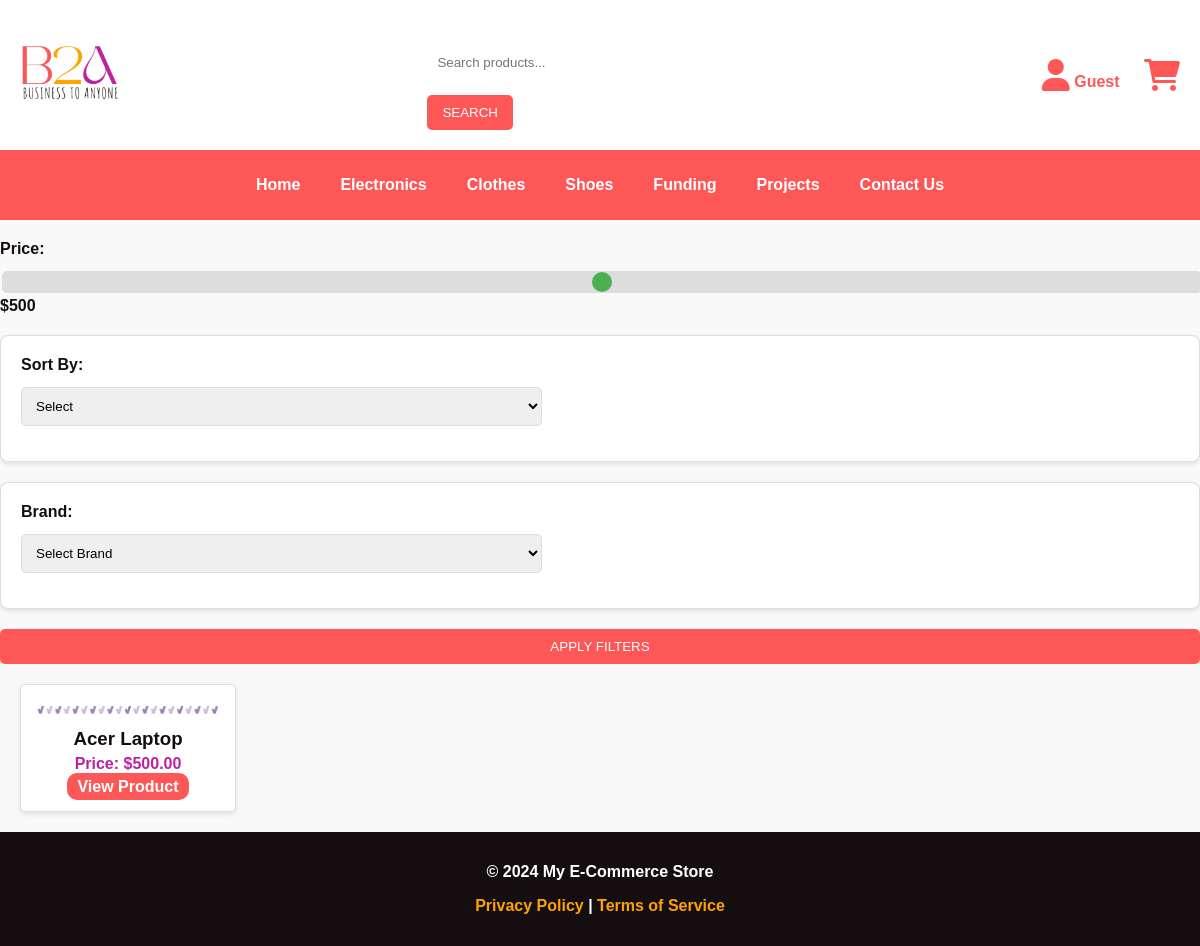
The page /category/1/ on the database as committed earlier.
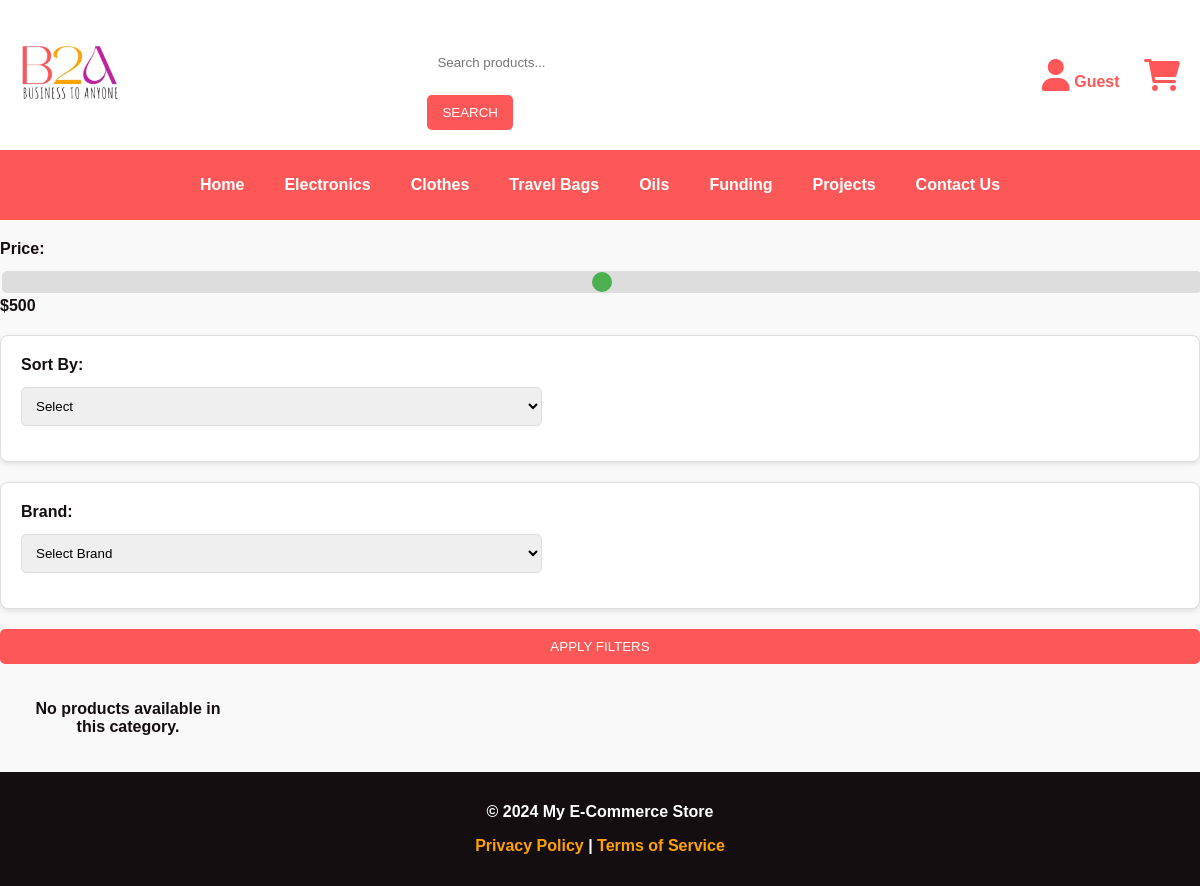
The same page on the database as committed later.
### products/models.py (models this page shows, shortened)
class Category(models.Model):
    name = models.CharField(max_length=100)
    name_ar = models.CharField(max_length=100)

class Product(models.Model):
    title = models.CharField(max_length=200, db_index=True)  # For search
    title_ar = models.CharField(max_length=200, db_index=True)  # For search
    description = models.TextField()
    description_ar = models.TextField()
    price = models.DecimalField(max_digits=10, decimal_places=2, db_index=True)  # For price range filtering
    stock_quantity = models.PositiveIntegerField()
    category = models.ForeignKey(Category, on_delete=models.CASCADE, related_name="products", db_index=True)
    offer = models.BooleanField(default=False, db_index=True)  # For quick filtering
    detail_image_1 = models.ImageField(upload_to='product_images/', blank=True, null=True)
    detail_image_2 = models.ImageField(upload_to='product_images/', blank=True, null=True)
    detail_image_3 = models.ImageField(upload_to='product_images/', blank=True, null=True)
    brand = models.CharField(max_length=100, blank=True, null=True)
    color = models.CharField(max_length=50, blank=True, null=True)
    size = models.CharField(max_length=50, choices=[('small', 'Small'), ('medium', 'Medium'), ('large', 'Large')], blank=True, null=True)
    purchase_count = models.PositiveIntegerField(default=0)  # Track purchases
    video = models.FileField(upload_to="product_videos/", blank=True, null=True)  # New video field

### products/views.py (the view)
# urls.py: path('category/<int:category_id>/', views.product_by_category, name='product_by_category'),
def product_by_category(request, category_id):
    category = get_object_or_404(Category, id=category_id)
    products = Product.objects.filter(category=category)
    if request.GET.get('price'):
        products = products.filter(price__lte=request.GET['price'])
    if request.GET.get('brand'):
        products = products.filter(brand=request.GET['brand'])
    if request.GET.get('size'):
        products = products.filter(size=request.GET['size'])
    if request.GET.get('color'):
        products = products.filter(color=request.GET['color'])
    sort_option = request.GET.get('sort')
    if sort_option == "price_asc":
        products = products.order_by('price')  # Price Low to High
    elif sort_option == "price_desc":
        products = products.order_by('-price')  # Price High to Low
    elif sort_option == "most_purchased":
        products = products.annotate(total_purchases=Count('orderitem')).order_by('-purchase_count')  # Most Purchased
    return render(request, 'products/categories.html', {'category': category, 'products': products})

### products/context_processors.py (called while the page is built)
def category_list(request):
    categories = Category.objects.all()
    return {'categories': categories}

### products/templates/products/categories.html (shortened to what this page needs)
{% load static %}
<!DOCTYPE html>
<html lang="en">
<head>
    <link rel="stylesheet" href="{% static 'css/categories.css' %}">
    <link rel="stylesheet" href="https://cdnjs.cloudflare.com/ajax/libs/font-awesome/6.0.0-beta3/css/all.min.css">
</head>
<body>
    <header>
        <div class="logo">
            <a href="{% url 'product_list' %}"><img src="{% static 'img/b2apng.png' %}" alt="logo"></a>
        </div>
        <div class="search-bar">
            <form method="get" action="{% url 'product_list' %}">
                <input type="text" name="q" value="{{ request.GET.q }}" placeholder="Search products...">
                <button type="submit">Search</button>
            </form>
        </div>
        <div class="user-icons">
            <a href="{% url 'profile_view' %}"><i class="fa-solid fa-user"></i>
                {% if user.is_authenticated %}
                    {{ user.username }}
                {% else %}
                    Guest
                {% endif %}
            </a>
            <a href="{% url 'cart_view' %}"><i class="fa-solid fa-cart-shopping"></i></a>
        </div>
    </header>
    <nav>
        <ul>
            <li><a href="{% url 'product_list' %}">Home</a></li>
            {% for category in categories %}
            <li><a href="{% url 'product_by_category' category_id=category.id %}"
                   class="{% if category.name == request.GET.category %}active{% endif %}">
                   {{ category.name }}
            </a></li>
            {% endfor %}
            <li><a href="{% url 'contact' %}">Funding</a></li>
            <li><a href="{% url 'contact' %}">Projects</a></li>
            <li><a href="{% url 'contact' %}">Contact Us</a></li>
        </ul>
    </nav>
<form method="get" action="{% url 'product_by_category' category_id=category.id %}">
    <div class="filter-group">
        <label for="price">Price:</label>
        <input type="range" id="price" name="price" min="0" max="1000" step="10" value="{{ request.GET.price|default:'500' }}" oninput="updatePriceValue(this)">
        <span id="price-value">${{ request.GET.price|default:'500' }}</span>
    </div>
    <div class="filter-container">
        <div class="filter-group">
            <label for="sort">Sort By:</label>
            <select id="sort" name="sort">
                <option value="">Select</option>
            </select>
        </div>
    </div>
    <div class="filter-container" id="electronics-filters" style="display: {% if request.GET.category == 'electronics' or category.name == 'Electronics' %}block{% else %}none{% endif %};">
        <div class="filter-group">
            <label for="brand">Brand:</label>
            <select id="brand" name="brand">
                <option value="">Select Brand</option>
            </select>
        </div>
    </div>
    <div class="filter-group">
        <button type="submit" class="apply-filters-btn">Apply Filters</button>
    </div>
</form>
    <main>
        <section class="products-grid">
            {% for product in products %}
                <div class="product-item">
                    <img src="{{ product.detail_image_1.url }}" alt="{{ product.title }}">
                    <h3>{{ product.title }}</h3>
                    <p>Price: ${{ product.price }}</p>
                    <a href="{% url 'product_detail' product.pk %}">View Product</a>
                </div>
            {% empty %}
                <p>No products available in this category.</p>
            {% endfor %}
        </section>
    </main>
    <footer>
        <p>&copy; 2024 My E-Commerce Store</p>
        <p><a href="">Privacy Policy</a> | <a href="terms.html">Terms of Service</a></p>
    </footer>
</body>
</html>

### static/css/categories.css (style rules this page uses)
body { font-family: Arial, sans-serif; margin: 0; padding: 0; background-color: #f9f9f9; color: #150e11; font-weight: bold !important; }
header { display: flex; justify-content: space-between; align-items: center; padding: 20px; background-color: white; color: #fe5757; }
header .logo img { margin: 5px 0; width: 100px; height: auto; }
header .search-bar { display: flex; align-items: center; gap: 10px; }
header .search-bar input { padding: 10px; border: none; border-radius: 5px; flex: 1; }
header .search-bar button { padding: 10px 15px; background-color: #fe5757; color: white; border: none; border-radius: 5px; cursor: pointer; }
header .user-icons a { margin-left: 20px; color: #fe5757; text-decoration: none; }
header .user-icons i { font-size: 32px; }
nav { background-color: #fe5757; padding: 10px 0; }
nav ul { list-style: none; padding: 0; display: flex; justify-content: center; }
nav ul li { margin: 0 20px; }
nav ul li a { color: white; text-decoration: none; font-weight: bold; }
.search-bar { display: flex; align-items: center; gap: 10px; transition: all 0.3s ease; }
.filter-container { padding: 20px; border: 1px solid #ddd; margin: 20px 0; background-color: #fff; box-shadow: 0 2px 5px rgba(0, 0, 0, 0.1); border-radius: 8px; width: 100%; display: flex; flex-wrap: wrap; justify-content: space-between; gap: 20px; box-sizing: border-box; margin-top: 20px; }
.filter-container .filter-group { width: 45%; margin-bottom: 15px; }
.filter-group label { font-weight: bold; color: #150e11; display: block; margin-bottom: 8px; }
input[type="range"] { -webkit-appearance: none; width: 100%; height: 10px; background: #ddd; border-radius: 5px; outline: none; transition: background 0.3s; }
form { display: block; width: 100%; margin-top: 20px; }
.filter-group select, .filter-group input[type="range"] { width: 100%; padding: 10px; margin-top: 5px; border: 1px solid #ddd; border-radius: 5px; box-sizing: border-box; }
button[type="submit"].apply-filters-btn { background-color: #fe5757; color: white; border: none; padding: 10px 20px; border-radius: 5px; cursor: pointer; text-transform: uppercase; width: 100%; }
.products-grid { display: grid; grid-template-columns: repeat(5, 1fr); gap: 20px; padding: 20px; background-color: #f9f9f9; text-align: center; }
input[type="text"] { width: 100%; padding: 10px; margin: 5px 0 15px 0; border: 1px solid #ddd; border-radius: 5px; }
button { background-color: #fe5757; color: white; border: none; padding: 10px 20px; border-radius: 5px; cursor: pointer; text-transform: uppercase; }
footer { background-color: #150e11; color: white; text-align: center; padding: 15px 0; position: relative; bottom: 0; width: 100%; }
footer a { color: #ffa200; text-decoration: none; }

Rows that differ between the two databases and show on the page:
no longer on this page (row edited): Product: detail_image_1 (picture), title "Acer Laptop", price "500.00"
changed Category: name "Shoes" → "Travel Bags"
added Category: name "Oils"
Other text that changed with them:
text now shown: "No products available in this category."
